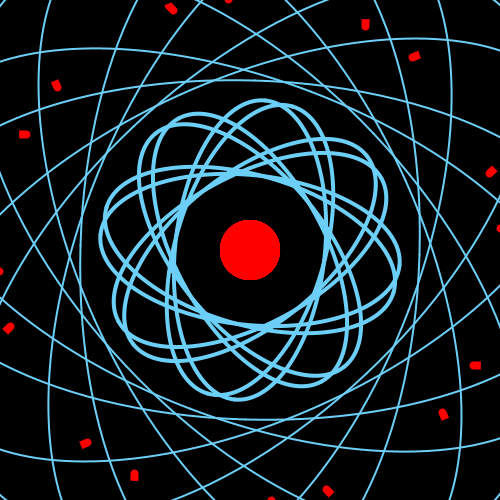
Frame 1 (no input)
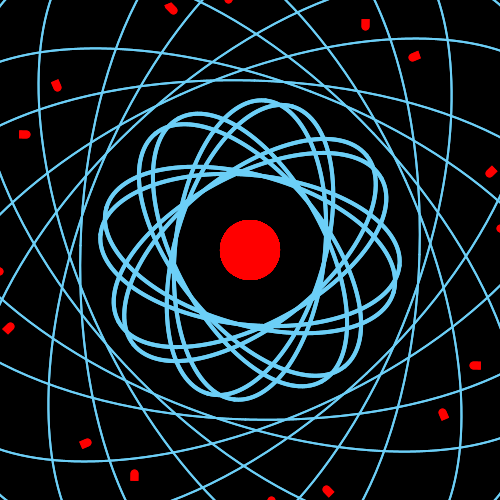
Frame 2 (the mouse pressed at the canvas centre, redrawn once)

The Processing sketch that drew these frames (run headless with seeded random() and noise(); the mouse was pressed at the canvas centre and the sketch redrawn once):

// Processing sketch: kalediscope
// ── kalediscope.pde
int numPattern = 16;
float theta;
float rot = 2*PI/numPattern;
float delta_theta = 0.04;
color[] colors = {#FFFFFF, //white
                  #000000, //black
                  #37B400, //green
                  #E2F2F8, //light green
                  #A4D49D, //pale green
                  #8C7853, //brass
                  #00AEEF, //bright blue
                  #5573B7, //ocean blue
                  #6CCFF7, //light blue
                  #70DB93, //navy
                  #F16522, //orange
                  #DBDB70, //light yellow
                  #FFF100, //bright yellow
                  #FFFF00, //yellow
                  #FBAF00, //golden
                  #FDC68C, //dark yellow
                  #A763A9, //purple
                  #652C91, //purple blue
                  #BC8CBF, //light purple
                  #2F3192, //blue purple
                  #FF0000, //red
                  #F16D7E, //earth red
                  #ED008C, //dark red
                  #F49BC1, //pink
                  #ED00FF, //rose 
                  #8E236B, //brown red
                  #5C3317 //chocolate
};
    
void setup() {
  size(500, 500);
  background(0);
  noStroke();
  colorMode(HSB);
  noFill();
  theta = 0;
  noLoop();
  smooth();
}

void drawLines(float x1, float y1, float x2, float y2, int sw, color c) {
  int s = 1;

  for(int i=0; i<numPattern; i++) {
    rotate(rot);
    pushMatrix();
    scale(s, 1);
    
    stroke(c);
    strokeWeight(sw);
    line(x1, y1, x2, y2);

    popMatrix();
    s *= -1;
  }
    
}

void drawArcs(float cx, float cy, float w, float h, float rotEllip, float a1, float a2, int sw, color c) {
  int s = 1;
  float rotang  = 0;//rot;

  for(int i=0; i<numPattern; i++) {
    pushMatrix();
    rotate(rotang);
    scale(s, 1);
    
    pushMatrix();
    translate(cx, cy);
    rotate(rotEllip);
    stroke(c);
    strokeWeight(sw);
    arc(cx, cy, w, h, a1, a2);

    popMatrix();
    popMatrix();
    s *= -1;
    rotang+= rot;
  }  
}

void draw() {
  translate(width/2, height/2);

drawArcs(0, 0, 340, 700, 1.6, 0, PI, 2, colors[8]);
drawArcs(0, 0, 300, 150, 5, 0, PI, 4, colors[8]);

   drawArcs(80, 100, 50, 0, 0.8, -PI/4, PI/4, 8, colors[20]);
   
   for (int i=0; i<10; i++){
     drawArcs(0, 0, 50-5*i, 50-5*i, 0.6, 0, 2*PI, 10, colors[20]);
   }
 
 
  
  
  save(" kaleidoscopeJH.tif");
}
